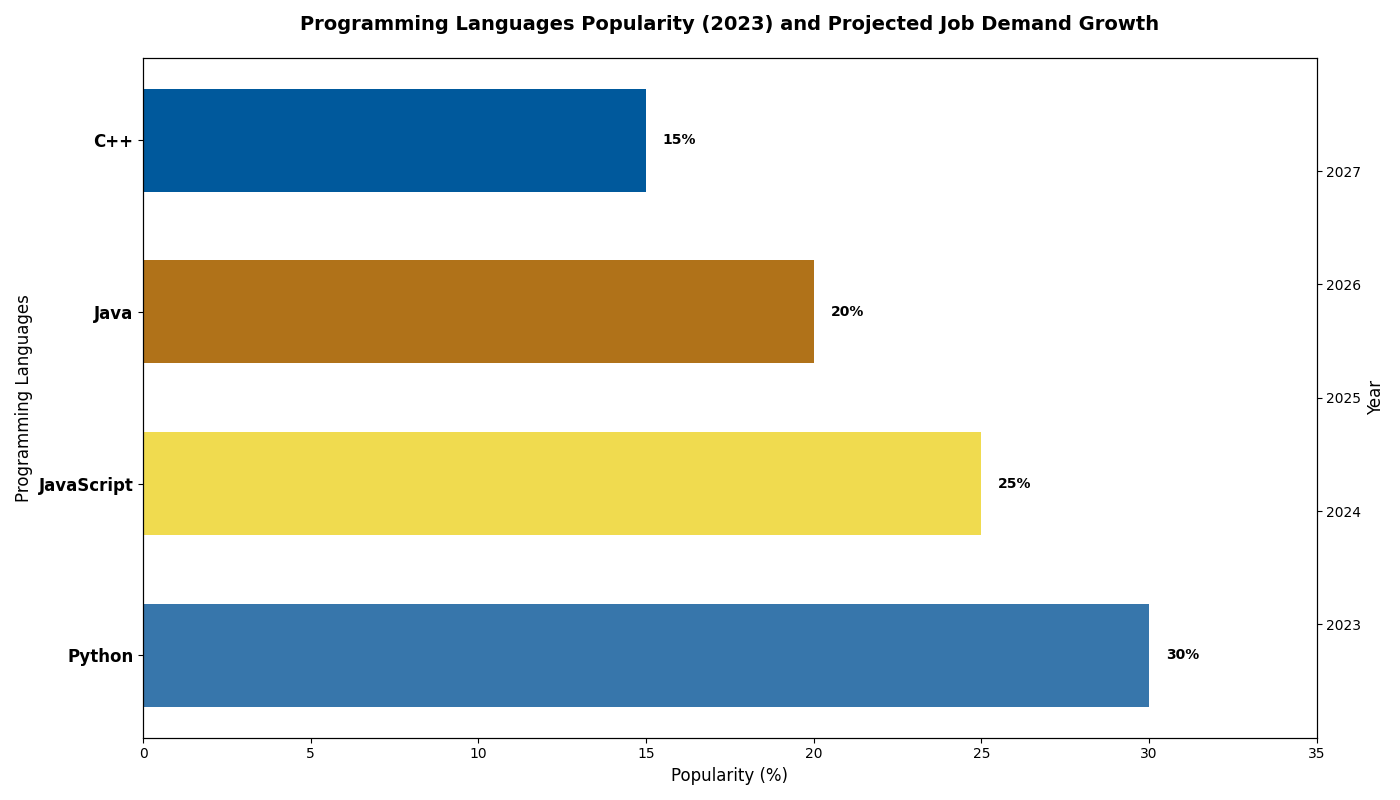

The Python source for this figure:
import matplotlib.pyplot as plt
import numpy as np

# Data for popularity (percentage)
languages = ['Python', 'JavaScript', 'Java', 'C++']
popularity = [30, 25, 20, 15]

# Data for projected job demand growth (in thousands)
years = np.array([2023, 2024, 2025, 2026, 2027])
projected_jobs_growth = {
    'Python': [150, 155, 160, 165, 170],
    'JavaScript': [130, 135, 140, 145, 150],
    'Java': [120, 122, 124, 126, 128],
    'C++': [100, 102, 104, 106, 108]
}

# Colors and line styles
colors = ['#3776AB', '#F0DB4F', '#B07219', '#00599C']
line_styles = ['-', '--', '-.', ':']

# Create the figure and axis objects
fig, ax1 = plt.subplots(figsize=(14, 8))

# Plot the bar chart for popularity
bars = ax1.barh(languages, popularity, color=colors, height=0.6)

# Adding percentage labels to each bar
for bar, percentage in zip(bars, popularity):
    ax1.text(bar.get_width() + 0.5, bar.get_y() + bar.get_height() / 2,
            f'{percentage}%', va='center', ha='left', fontsize=10, fontweight='bold', color='black')

# Add a secondary y-axis for the line plot
ax2 = ax1.twinx()

# Plot the line charts for projected job demand growth
for idx, (language, growth) in enumerate(projected_jobs_growth.items()):
    ax2.plot(growth, years, color=colors[idx], linestyle=line_styles[idx], marker='o')

# Title and labels
ax1.set_title("Programming Languages Popularity (2023) and Projected Job Demand Growth", fontsize=14, fontweight='bold', pad=20)
ax1.set_xlabel("Popularity (%)", fontsize=12)
ax1.set_ylabel("Programming Languages", fontsize=12)
ax2.set_ylabel("Year", fontsize=12)
ax2.set_yticks(years)

# Set axis limits to improve visualization
ax1.set_xlim(0, 35)
ax2.set_ylim(2022, 2028)

# Adjust y-ticks for the programming languages
ax1.set_yticks(np.arange(len(languages)))
ax1.set_yticklabels(languages, fontsize=12, fontweight='bold')

# Automatically adjust layout
plt.tight_layout()

# Show plot
plt.show()
